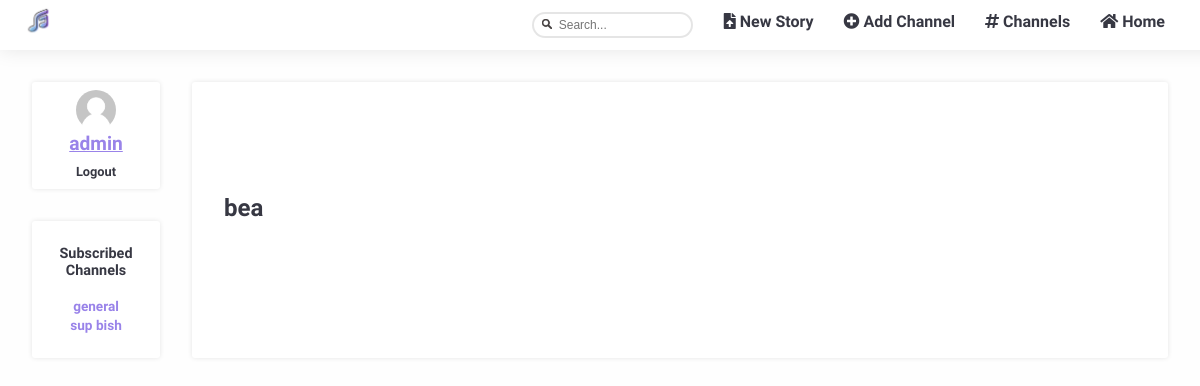
Before: /pages/profile.php?user=bea (signed in) with the older database file.
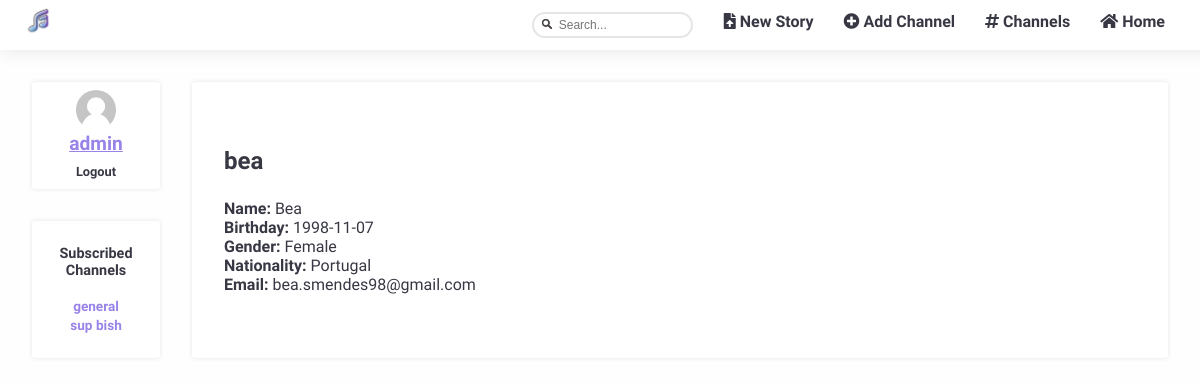
After: the same page with the newer database file.
### tables this page shows
CREATE TABLE users (
  username VARCHAR PRIMARY KEY,
  password VARCHAR,
  name VARCHAR,
  birth_day INTEGER,
  gender VARCHAR,
  email VARCHAR,
  nationality VARCHAR
);

CREATE TABLE subscribed (
  id INTEGER PRIMARY KEY,
  user VARCHAR REFERENCES users,
  channel VARCHAR REFERENCES channels
);

### database/db_account.php (called while the page is built, shortened)
<?php
  include('../database/db_connection.php');
  function getUserData($username)
  {
    global $db;
    $stmt = $db->prepare('SELECT username, name, birth_day, gender, email, nationality
                         FROM users WHERE username = ?');
    $stmt->execute(array($username));
    return $stmt->fetchAll();
  }
?>

### database/db_channels.php (called while the page is built, shortened)
<?php
  include('../database/db_connection.php');
  function getSubbedChannels($username) {
    global $db;
    $stmt = $db->prepare('SELECT channel FROM subscribed WHERE user = ?');
    $stmt->execute(array($username));
    return $stmt->fetchAll();
  }
?>

### templates/tpl_account.php (the view, shortened to what this page needs)
<?php function draw_sidebar($subbed_channels) {
?>
  <section id="sidebar">
    <?php
      draw_sidebar_login();
      draw_sidebar_subs($subbed_channels);
    ?>
  </section>
<?php } ?>
<?php
    function draw_sidebar_login() {
  if (isset($_SESSION['username']))
  {
    $username = $_SESSION['username'];?>
    <section id="sidebar_login" class="blockStyle">
      <?php $igmsrc = getUserImage($username);?>
        <img  id="userImage"  src=<?=$igmsrc?> width=40 height="40">
        <a href="../pages/edit_profile.php?user=<?= $username ?>"><?= $username ?></a>
        <div><a href="../actions/action_logout.php">Logout</a></div>
    </section>
    <?php }
} ?>
<?php function draw_sidebar_subs($subbed_channels) {
  if (isset($_SESSION['username']) && !empty($subbed_channels)) {
    ?>
    <section id="sidebar_subs" class= "blockStyle">
      <h1>Subscribed Channels</h1>
      <ul>
        <?php
          foreach($subbed_channels as $subbed_channel) { ?>
            <li>
              <a href="../pages/channel_page.php?channel=<?= $subbed_channel['channel'] ?>"><?= $subbed_channel['channel'] ?></a>
            </li>
        <?php }
        ?>
      </ul>
    </section>
<?php }
}?>
<?php
function getUserImage($username){
  if(file_exists("../img/users/$username.png"))
   $img = "../img/users/$username.png";
  else  $img = "../img/unknownuser.png";
  return $img;
}?>

### pages/profile.php (shortened to what this page needs)
<?php
    include_once('../templates/tpl_common.php');
    include_once('../templates/tpl_account.php');
    include_once('../templates/tpl_profile.php');
    include_once('../database/db_account.php');
    include_once('../database/db_channels.php');
    $username = $_GET['user'];
    $userdata = getUserData($username);
    if(!empty($userdata))
    {
        draw_header($username);
        printProfile($userdata[0]);
        $subbed_channels = getSubbedChannels($username);
        draw_sidebar($subbed_channels);
    }
    else
    {
        draw_header(null);
        draw_sidebar(null);
        printProfileError($username);
    }
    draw_footer();
?>

### templates/tpl_common.php (shortened to what this page needs)
<?php function draw_header($username) { ?>
  <!DOCTYPE html>
  <html>
    <head>
      <link rel="stylesheet" href="../css/style.css">
      <link rel="stylesheet" href="https://use.fontawesome.com/releases/v5.3.1/css/all.css">
    </head>
    <body>
      <div class = "navBar">
        <nav class="tabs">
          <ul>
            <li><a href="../pages/mainpage.php"><i class="fas fa-home"></i> Home</a></li>
            <li><a href="../pages/channels_list.php"><i class="fas fa-hashtag"></i> Channels</a></li>
            <?php if ($username != NULL) { ?>
              <li><a href="../pages/add_channel.php?username=<?= $username ?>"><i class="fas fa-plus-circle"></i> Add Channel</a></li>
              <li><a href="../pages/upload.php?username=<?= $username ?>"><i class="fas fa-file-upload"></i> New Story</a></li>
            <?php } ?>
          </ul>
          <form method="GET" action="../pages/search.php">
            <label><input type="text" name="search" class="inputField" placeholder="Search..." required></label>
          </form>
        </nav>
        <img src= "../img/logo.png" height="40" width="40"/>
      </div>
<?php } ?>
<?php function draw_footer() {  ?>
  </body>
</html>
<?php } ?>

### templates/tpl_profile.php (shortened to what this page needs)
<?php function printProfile($userdata) {  ?>
  <section id="profile" class= "blockStyle blockLayout page">
    <h1><?=$userdata['username']?></h1>
    <?php if($userdata['name'] !== ""){?>
    <p><b>Name: </b><?=$userdata['name']?></p>
    <?php } ?>
    <?php if($userdata['birth_day'] !== ""){?>
    <p><b>Birthday: </b><?=$userdata['birth_day']?></p>
    <?php } ?>
    <?php if($userdata['gender'] !== ""){?>
    <p><b>Gender: </b><?=$userdata['gender']?></p>
    <?php } ?>
    <?php if($userdata['nationality'] !== ""){?>
    <p><b>Nationality: </b><?=$userdata['nationality']?></p>
    <?php } ?>
    <?php if($userdata['email'] !== ""){?>
    <p><b>Email: </b><?=$userdata['email']?></p>
    <?php } ?>
  </section>
<?php } ?>

### css/style.css (style rules this page uses)
body { margin: 0 0; display: grid; grid-template-columns: 10em 7fr; grid-template-rows: 1fr auto; overflow-x: hidden; --bg-color: white; --font-color: #373843; --search-background-color: #e8e8e8; --error-color: rgba(236, 96, 96, 0.829); --success-color:rgba(87, 236, 94, 0.829); --link-color: rgb(153, 131, 233); --font-hover-color: white; --box-shadow-color: rgba(0,0,0,0.1); --grad-start-color: rgb(131, 193, 233); --grad-end-color: #A46BE5; --washed-out-blue:#aec5e05c; --font: 'Abel'; background: #fcfbfb21; font-family: var(--font), sans-serif; }
.inputField { color:var(--font-color); border: 2px solid var(--box-shadow-color); border-radius:50px; font-size: 12px; padding-left:12px !important; padding-right:12px !important; background: none; }
.blockLayout { padding: 2em; grid-area: 2 / 2 / span 1 / span 1; display: flex; flex-direction: column; justify-content: center; }
.blockStyle { box-shadow: 0px 0px 5px var(--box-shadow-color); font: var(--font); color: var(--font-color); background: white; border-radius: 3px; }
.page { margin: 2em 2em 0 2em; overflow-x: hidden; }
p { text-align: justify; margin-block-start: 0; margin-bottom: auto; }
.navBar { grid-area: 1 / 1 / span 1 / span 2; }
.navBar img { position: fixed; top: 0; left: 0; padding-left: 20px; }
.tabs { width: 100%; float: left; padding: 12px; background-color: var(--bg-color); box-shadow:0px 0px 20px var(--box-shadow-color); }
.tabs form { float: right; margin-right: 1em; }
.tabs form input { height: 20px; width:120px; background-image: url('../img/searchiscon.png'); background-repeat: no-repeat; background-position: 8px 5px; background-size: 10px 10px; padding-left:25px !important; }
.tabs form label { color: var(--font-color); }
.tabs ul { list-style: none; margin: 0 auto; margin: 0em 2em; }
.tabs li { float: right; }
.tabs li a { padding: 8px 15px; text-decoration: none; font-weight: bold; color: var(--font-color); }
#userImage { border-radius: 100px; }
#sidebar_login { margin: 2em 0 0 2em; padding: 0.5em; grid-area: 2 / 1 / span 1 / span 1; display: flex; flex-direction: column; align-items: center; }
#sidebar_login div { display: flex; }
#sidebar_login div a { justify-self: center; font-family: var(--font), sans-serif; font-weight: bold; font-size: 0.8em; text-decoration: none; color: var(--font-color); margin: 0.5em auto auto auto; padding: 0.1em; }
#sidebar_login > a { justify-self: center; font-family: var(--font), sans-serif; font-weight: bold; font-size: 1.2em; color: var(--link-color); margin: auto; padding: 0.1em; }
#sidebar_subs { margin: 2em 0 0 2em; padding: 0.5em; grid-area: 2 / 1 / span 1 / span 1; display: flex; flex-direction: column; }
#sidebar_subs ul { list-style-type: none; list-style: none; padding: 0; }
#sidebar_subs ul { text-align: center; }
#sidebar_subs h1 { color: var(--font-color); font-size: 0.9em; padding: 0.1em; margin: 1em 0 0 0; text-align: center; }
#sidebar_subs a { justify-self: center; text-decoration: none; font-family: var(--font), sans-serif; font-weight: bold; font-size: 0.85em; color: var(--link-color); margin: auto; padding: 0.1em; color: var(--link-color); text-align: center; }
#profile { display: flex; flex-direction: column; }
#profile h1 { font-family: var(--font), sans-serif; color: var(--font-color); margin: 0 0 1em 0; }
#profile p { font-family: var(--font), sans-serif; color: var(--font-color); margin: 0; }

Changed rows visible on the page:
changed users "bea": name (not shown) → "Bea"; birth_day (not shown) → "1998-11-07"; gender (not shown) → "Female"; nationality (not shown) → "Portugal"; email (not shown) → "bea.smendes98@gmail.com"
Other visible differences:
text now shown: "Name: Birthday: Gender: Nationality: Email:"
